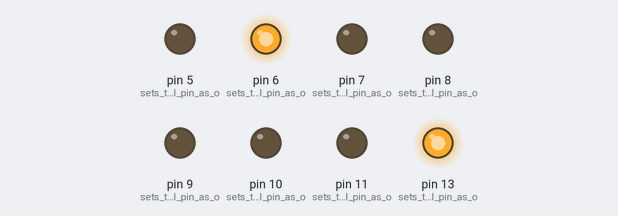
Bench run of a sketch on a simulated Arduino Uno, built with avr-gcc and run on an emulated ATmega328P. Shown: output pins drawn as LEDs (lit = HIGH).

Above: at 0.1 s.
At 2.6 s:
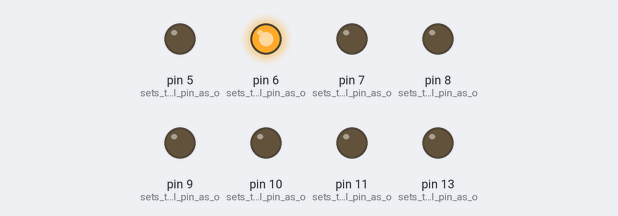
Timing chart, 0 to 4.1 s (numbered marks = the images above):
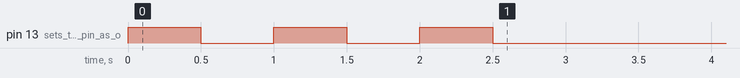

The sketch:

car.pde
```cpp
#define DEBUG 0
#define WAIT_FOR_START 1

unsigned char incomingByte = 0;
unsigned long loop_count = 0;
unsigned char horn = 32;
unsigned char redLED = 64;
unsigned char greenLED = 128;

unsigned char forward = 'a';
unsigned char backward = 2;
unsigned char left = 4;
unsigned char right = 8;

unsigned char PORTB_val;
unsigned char PORTD_val;

unsigned char in_char = 0;

void setup()
{
  //PORTD = digital IO 0-7
  //horn, redLED, greenLED

  pinMode(5, OUTPUT);      // sets the digital pin as output
  pinMode(6, OUTPUT);      // sets the digital pin as output
  pinMode(7, OUTPUT);      // sets the digital pin as output

  //PORTB = digital IO 8 - 13
  //right, left, backwards, forward

  pinMode(8, OUTPUT);      // sets the digital pin as output
  pinMode(9, OUTPUT);      // sets the digital pin as output
  pinMode(10, OUTPUT);     // sets the digital pin as output
  pinMode(11, OUTPUT);     // sets the digital pin as output
  pinMode(13, OUTPUT);     // sets the digital pin as output

  Serial.begin(9600);      // set up Serial library at 9600 bps

  PORTD = redLED;		   // turn on the red LED

  flash_led(3,500);
}


void flash_led(unsigned int count, unsigned int rate)
{
  // debug routine that flashes an LED

  int n_count = 0;

  while (n_count < count)
    {
      n_count++;
      digitalWrite(13, HIGH);       // sets the LED on
      delay(rate);                  // waits for a bit
      digitalWrite(13, LOW);        // sets the LED off
      delay(rate);                  // waits for a bit
    }
}

char get_char()
{
  //Function that waits for a character from the serial port
  //If none are received, it returns 0.
  //The timeout is so that if the router stops sending data to the microcontroller,
  //the micrcontroller will stop driving the car, rather than just going forever with
  //the last command.  Timeout is around 250mS.

  while (loop_count < 30000)
    {
      loop_count++;

      if (Serial.available() > 0)
        {
          incomingByte = Serial.read();
          loop_count = 0;
          return incomingByte;
        }
    }

  loop_count = 0;

#if DEBUG
  Serial.print('X', BYTE);
#endif

  return 0;
}

void loop()
{
  //Function that processes input from serial port and drives the car based
  //on that input.

  in_char = get_char();

  if (in_char != 0 ){
    switch (in_char) {
    case 8:
      digitalWrite(8,HIGH);
      break;
    case 4:
      digitalWrite(9,HIGH);
      break;
    case 2:
      digitalWrite(10,HIGH);
      break;
    case 1:
      digitalWrite(11,HIGH);
      break;
    case 32:
      digitalWrite(5,HIGH);
      break;
    }

  }else{
    digitalWrite(8,LOW);
    digitalWrite(9,LOW);
    digitalWrite(10,LOW);
    digitalWrite(11,LOW);
    digitalWrite(5,LOW);
  }
}
```
